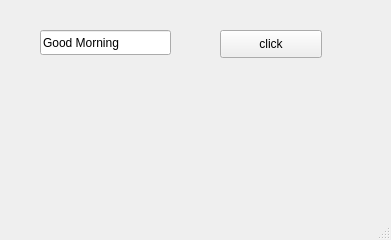
<?xml version="1.0" encoding="UTF-8"?>
<ui version="4.0">
 <class>MainWindow</class>
 <widget class="QMainWindow" name="MainWindow">
  <property name="geometry">
   <rect>
    <x>0</x>
    <y>0</y>
    <width>391</width>
    <height>240</height>
   </rect>
  </property>
  <property name="windowTitle">
   <string>MainWindow</string>
  </property>
  <widget class="QWidget" name="centralwidget">
   <widget class="QPushButton" name="pb">
    <property name="geometry">
     <rect>
      <x>220</x>
      <y>30</y>
      <width>102</width>
      <height>28</height>
     </rect>
    </property>
    <property name="text">
     <string>click</string>
    </property>
   </widget>
   <widget class="QLineEdit" name="le">
    <property name="geometry">
     <rect>
      <x>40</x>
      <y>30</y>
      <width>131</width>
      <height>25</height>
     </rect>
    </property>
    <property name="text">
     <string>Good Morning</string>
    </property>
   </widget>
  </widget>
  <widget class="QMenuBar" name="menubar">
   <property name="geometry">
    <rect>
     <x>0</x>
     <y>0</y>
     <width>391</width>
     <height>26</height>
    </rect>
   </property>
  </widget>
  <widget class="QStatusBar" name="statusbar"/>
 </widget>
 <resources/>
 <connections/>
</ui>
